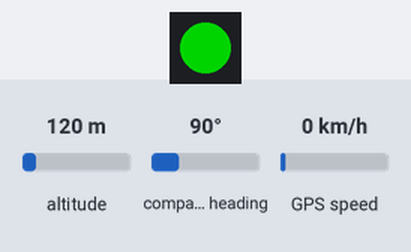
The sketch below on a simulated ESP32-S3. Shown: 1 RGB LEDs in strip order, left to right. The test bench sets the inputs (shaded band); at power-on: altitude 120 m, compass heading 90°, GPS speed 0 km/h. Dim RGB values are drawn brighter than linear; WiFi joins after 1.5 s; servers stay silent unless stated; uploads are accepted with an empty reply; the GPS gets a fix after 3 s at 37.7749, -122.4194 with 8 satellites; what the sketch prints to the serial monitor is not drawn.

Above: at 2.6 s.
At 3.17 s:
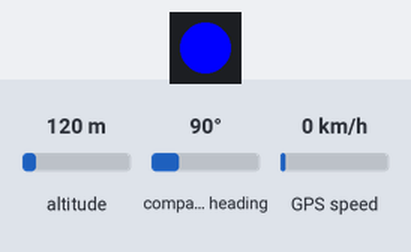
At 3.79 s:
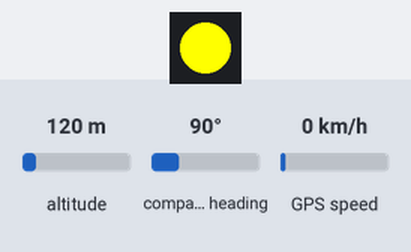
At 24.0 s:
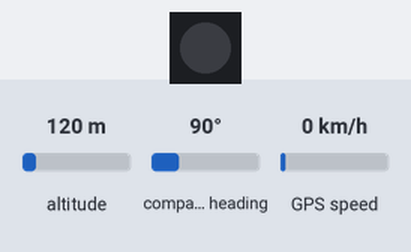
Timing chart, 0 to 25.5 s (numbered marks = the images above):
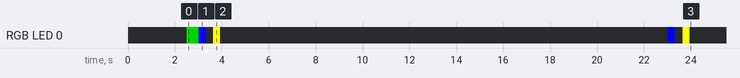

Measured:
- by itself, RGB LED 0: off → RGB(0, 128, 0) at 2.5 s, → RGB(0, 0, 255) 0.52 s later, → off 0.30 s later, → RGB(255, 255, 0) 0.32 s later, … (9 changes in this stretch)

The sketch:

StampS3_GPS_ambient.ino
```cpp
#include <WiFi.h>
#include <Ambient.h>
#include <TinyGPSPlus.h>
#include <HardwareSerial.h>
#include <FastLED.h>

// Wi-Fi設定
const char* ssid = "iphone1";
const char* password = "qwertyui";

// Ambient設定
unsigned int channelId = 92053;
const char* writeKey = "28e23b4f6a09fdf4";

// LED設定
#define LED_PIN 21
#define NUM_LEDS 1
CRGB leds[NUM_LEDS];

// GPS設定
HardwareSerial GPSSerial(1);
TinyGPSPlus gps;

WiFiClient client;
Ambient ambient;

unsigned long lastSendTime = 0;
unsigned long interval = 1000; // 初期は1秒ごとにチェック

void flashLED(CRGB color, int duration_ms) {
  leds[0] = color;
  FastLED.show();
  delay(duration_ms);
  leds[0] = CRGB::Black;
  FastLED.show();
}

void setLED(CRGB color) {
  leds[0] = color;
  FastLED.show();
}

void setup() {
  Serial.begin(115200);
  delay(1000);
  Serial.println("=== M5StampS3 GPS + Ambient + LED状態表示 ===");

  FastLED.addLeds<WS2812, LED_PIN, GRB>(leds, NUM_LEDS);
  setLED(CRGB::Black);

  WiFi.begin(ssid, password);
  while (WiFi.status() != WL_CONNECTED) {
    delay(500);
    Serial.print(".");
  }
  Serial.println("\nWi-Fi connected");
  flashLED(CRGB::Green, 500); // 緑点灯：WiFi接続成功

  GPSSerial.begin(9600, SERIAL_8N1, 44, 43); // GPS: RX=44, TX=43
  ambient.begin(channelId, writeKey, &client);
}

void loop() {
  bool hasRawData = false;

  unsigned long now = millis();
  if (now - lastSendTime < interval) {
    delay(10);
    return;
  }

  // Wi-Fiが切断されたら再接続を試みる
  if (WiFi.status() != WL_CONNECTED) {
    Serial.println("Wi-Fi再接続中...");
    WiFi.begin(ssid, password);
    unsigned long startAttempt = millis();
    while (WiFi.status() != WL_CONNECTED && millis() - startAttempt < 10000) { // 10秒以内に接続
      delay(500);
      Serial.print(".");
    }
    if (WiFi.status() == WL_CONNECTED) {
      Serial.println("\nWi-Fi再接続成功");
      flashLED(CRGB::Green, 300);
    } else {
      Serial.println("\nWi-Fi再接続失敗");
      flashLED(CRGB::Red, 300);
      return; // Wi-Fi接続できない場合は送信をスキップ
    }
  }

  lastSendTime = now;

  // GPSデータ読み取り
  while (GPSSerial.available()) {
    char c = GPSSerial.read();
    Serial.write(c); // NMEAデータを表示
    gps.encode(c);
    hasRawData = true;
  }

  if (!hasRawData) {
    flashLED(CRGB::Red, 300); //🔴 データがまったく来ていない
    Serial.println("GPS未受信: データなし");
    interval = 1000;
    return;
  }

  if (!gps.location.isValid()) {
    flashLED(CRGB::Orange, 300); //🟠 データはあるが位置情報なし
    Serial.println("GPS未受信: 位置情報なし");
    interval = 1000;
    return;
  }

  // 🔵 緯度経度取得成功
  double lat = gps.location.lat();
  double lon = gps.location.lng();
  Serial.println("=== GPS位置情報取得 ===");
  Serial.printf("緯度: %.6f\n", lat);
  Serial.printf("経度: %.6f\n", lon);
  flashLED(CRGB::Blue, 300);

  // Ambient送信（数値として登録）
  ambient.set(1, lat);
  ambient.set(2, lon);

  // Ambient送信用に文字列に変換（地図表示用）
  char latbuf[12], lonbuf[12];
  dtostrf(lat, 11, 7, latbuf);
  dtostrf(lon, 11, 7, lonbuf);
  ambient.set(9, latbuf);  // 緯度（文字列）
  ambient.set(10, lonbuf); // 経度（文字列）

  if (ambient.send()) {
    Serial.println("Ambient送信成功");
    flashLED(CRGB::Yellow, 300); // 🟡 送信成功
  } else {
    Serial.println("Ambient送信失敗");
  }

  // 取得成功なら20秒スリープ
  interval = 20000;
}
```
